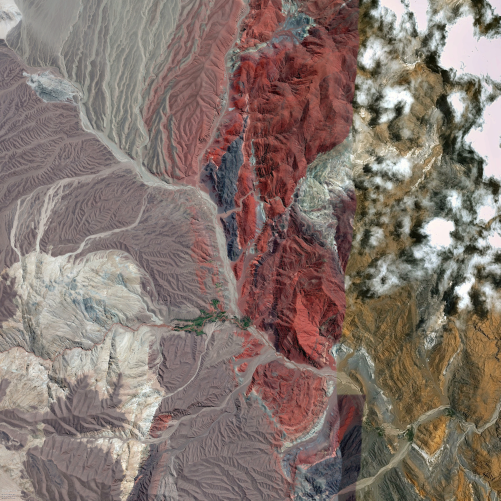
#> input picture src/img/atacamaTexture1001.png, 1001 x 1001 px, found by its file name (shown at 1/2 size)
$ python a_star_with_costmap.py
#> lines starting #> are read from the running program, lines starting #| are printed output that depends on the picture; after the words box and inside, x2 and y2 are one past the last pixel; in counts of white or black regions, pixels touching at a corner belong together
#> in main, img is the input picture: shape (1001, 1001, 3); mean B, G, R 109.8, 116.8, 132.3
#!/usr/bin/env python3
# -*- coding: utf-8 -*-
"""
Created on Thu Mar 21 00:01:09 2019

@author: shohei
"""
from functools import wraps
import time

import numpy as np
import math
import matplotlib.pyplot as plt
from mpl_toolkits.axes_grid1.axes_divider import make_axes_locatable
from mpl_toolkits.axes_grid1.colorbar import colorbar
import cv2

def stopWatch(func):
    @wraps(func)
    def wrapper(*args, **kargs):
        start = time.time()
        result = func(*args, **kargs)
        process_time = time.time() - start
        print(f"{func.__name__} requires {process_time} second")
        return result
    return wrapper

"""
image2reward
"""
def color_detect(img):
    # transform to HSV color space
    # Hue [0, 179], Saturation [0, 255], Value [0, 255]
    hsv = cv2.cvtColor(img, cv2.COLOR_BGR2HSV)
#> hsv: shape (1001, 1001, 3); mean H, S, V 47.4, 52.7, 133.3

    # red region 1
    hsv_min_red = np.array([0, 127, 0])
    hsv_max_red = np.array([30, 255, 255])
    mask1_red = cv2.inRange(hsv, hsv_min_red, hsv_max_red)
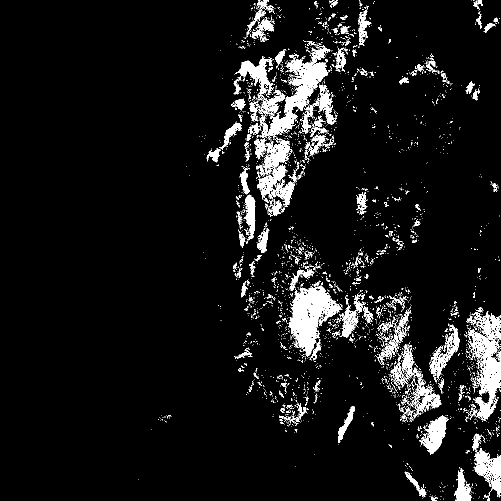
#> mask1_red: shape (1001, 1001) (shown at 1/2 size); 7% white; 3321 white regions (3098 under 20 px), largest, box (x1, y1, x2, y2) and area: (576, 561, 685, 714) 6981, (519, 91, 660, 276) 6618, (933, 614, 1001, 841) 6417
    # red region 2
    hsv_min_red = np.array([150, 127, 0])
    hsv_min_red = np.array([179, 255, 255])
    mask2_red = cv2.inRange(hsv, hsv_min_red, hsv_max_red)
#> mask2_red: shape (1001, 1001); every value is 0

    # light gray region 1
    hsv_min_lgray = np.array([0, 0, 160])
    hsv_max_lgray = np.array([100, 20, 255])
    mask1_lgray = cv2.inRange(hsv, hsv_min_lgray, hsv_max_lgray)
#> mask1_lgray: shape (1001, 1001); 9.3% white; 2438 white regions (2194 under 20 px), largest, box (x1, y1, x2, y2) and area: (48, 393, 326, 693) 19493, (741, 0, 949, 80) 5160, (213, 649, 319, 735) 4094
    # light gray region 2
    hsv_min_lgray = np.array([10, 0, 120])
    hsv_max_lgray = np.array([20, 50, 180])
    mask2_lgray = cv2.inRange(hsv, hsv_min_lgray, hsv_max_lgray)
#> mask2_lgray: shape (1001, 1001); 6.7% white in thin lines or dots

    # dark gray region
    hsv_min_dgray = np.array([85, 0, 0])
    hsv_max_dgray = np.array([140, 140, 140])
    mask_dgray = cv2.inRange(hsv, hsv_min_dgray, hsv_max_dgray)
#> mask_dgray: shape (1001, 1001); 2.7% white; 1075 white regions (986 under 20 px), largest, box (x1, y1, x2, y2) and area: (591, 849, 723, 1001) 8662, (408, 276, 486, 427) 5619, (448, 425, 485, 523) 1628

    # salmon pink region 1
    hsv_min_spink = np.array([0, 0, 110])
    hsv_max_spink = np.array([5, 110, 255])
    mask1_spink = cv2.inRange(hsv, hsv_min_spink, hsv_max_spink)
#> mask1_spink: shape (1001, 1001); 18.5% white; 6266 white regions (5835 under 20 px), largest, box (x1, y1, x2, y2) and area: (284, 0, 495, 391) 33968, (298, 648, 675, 1001) 28135, (275, 398, 451, 626) 13530
    # salmon pink region 2
    hsv_min_spink = np.array([175, 0, 110])
    hsv_max_spink = np.array([179, 110, 255])
    mask2_spink = cv2.inRange(hsv, hsv_min_spink, hsv_max_spink)
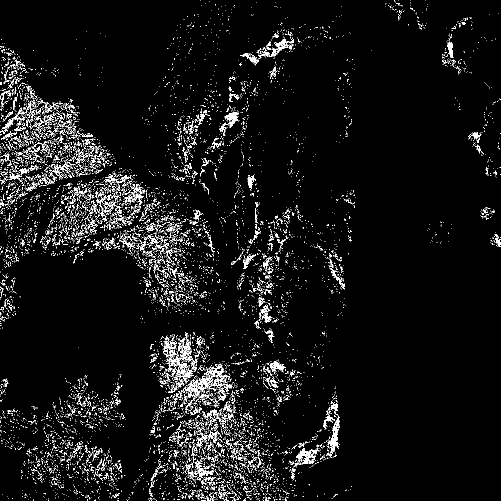
#> mask2_spink: shape (1001, 1001) (shown at 1/2 size); 5.1% white in thin lines or dots

    # white region
    hsv_min_white = np.array([0, 0, 200])
    hsv_max_white = np.array([360, 255, 255])
    mask_white = cv2.inRange(hsv, hsv_min_white, hsv_max_white)
#> mask_white: shape (1001, 1001); 6.9% white; 1899 white regions (1727 under 20 px), largest, box (x1, y1, x2, y2) and area: (876, 11, 1001, 166) 11092, (928, 191, 1001, 361) 6688, (743, 0, 861, 69) 4293

    # yellow region
    hsv_min_yellow = np.array([0, 75, 120])
    hsv_max_yellow = np.array([60, 150, 200])
    mask_yellow = cv2.inRange(hsv, hsv_min_yellow, hsv_max_yellow)
#> mask_yellow: shape (1001, 1001); 11.6% white; 2641 white regions (2345 under 20 px), largest, box (x1, y1, x2, y2) and area: (512, 66, 713, 287) 14734, (506, 728, 653, 872) 9873, (929, 609, 1001, 843) 8294

    # green region
    hsv_min_green = np.array([100, 150, 100])
    hsv_max_green = np.array([140, 255, 200])
    mask_green = cv2.inRange(hsv, hsv_min_green, hsv_max_green)

    #stars
    hsv_min_star = np.array([29,255,255])
    hsv_max_star = np.array([29,255,255])
    mask_star = cv2.inRange(hsv, hsv_min_star, hsv_max_star)

    return mask_star, mask1_red+mask2_red, mask1_lgray+mask2_lgray, mask_dgray, mask1_spink+mask2_spink, mask_white, mask_yellow, mask_green


"""
a star algorithm
"""
class Node:

    def __init__(self, x, y, cost, pind):
        self.x = x
        self.y = y
        self.cost = cost
        self.pind = pind # parent index


def calc_obstacle_map(rewardMatrix):
    obmap = (rewardMatrix == -5)
    # print(obmap.shape) (1048, 966) --> (1001, 1001)
    # print(obmap) ([[False, False, ..., False]...[False, ... , False]])

    return obmap


def get_motion_model():
    # motion primitive (column 0 & 1) + moving cost (column 2)
    motion = [[1, 0, 1],                # right
              [0, 1, 1],                # top
              [-1, 0, 1],               # left
              [0, -1, 1],               # bottom
              [-1, -1, math.sqrt(2)],   # bottom left
              [-1, 1, math.sqrt(2)],    # top left
              [1, -1, math.sqrt(2)],    # bottom right
              [1, 1, math.sqrt(2)],     # top rihgt
              ]

    return motion


# this function returns the 'key' of each openset component
def calc_index(node, xwidth, minx, miny):

    return (xwidth * node.y) + node.x


# in this code, the heuristic is the distance between ngoal & corresponding openset component
def calc_heuristic(n1, n2):
    # w is the weight of heuristic. So, this is the tuning parameter of this algorithm.
    w = 1
    d = w * math.sqrt((n1.x - n2.x)**2 + (n1.y - n2.y)**2)
    return d


def verify_node(node, obmap, minx, miny, maxx, maxy):
    if node.x < minx:
        return False
    elif node.y < miny:
        return False
    elif node.x >= maxx:
        return False
    elif node.y >= maxy:
        return False

    if obmap[node.x][node.y]:
        return False

    return True


def calc_final_path(ngoal, closedset, greso):
    # generate the final path
    rx, ry = [ngoal.x * greso], [ngoal.y * greso]
    pind = ngoal.pind
    while (pind != -1):
        n = closedset[pind]
        rx.append(n.x * greso)
        ry.append(n.y * greso)
        pind = n.pind

    return rx, ry


@stopWatch
def a_star_planning(sx, sy, gx, gy, rewardMatrix, greso, rs, xwidth, minx, miny, maxx, maxy):
    """
    sx:     start x coordinate [m]
    sy:     start y coordinate [m]
    gx:     goal x coordinate  [m]
    gy:     goal y coordinate  [m]
    rewardMatrix: represents the reward value of each grid (b/t -1 & 4)
    greso:  grid resolution  [m]
    rs:     robot size       [m]
    xwidth: x width [m]
    minx:   minimum x coordinate [m]
    miny:   minimum y coordinate [m]
    maxx:   maximum x coordinate [m]
    maxy:   maximum y coordinate [m]
    """

    """
    preparation
    """
    # cost map
    costMatrix = ((rewardMatrix * -1) + 10).flatten()

#    costMatrix[501000] = -1000


    # initialize the start & goal nodes
    nstart = Node(math.floor(sx/greso), math.floor(sy/greso), 0.0, -1)
    ngoal = Node(math.floor(gx/greso), math.floor(gy/greso), 0.0, -1)

    # create an obstacle map (in this np.array, if obstacle -> True, else -> False)
    obmap = calc_obstacle_map(rewardMatrix)

    # get_motion_model returns the motion-with-cost model in this simulation
    motion = get_motion_model()

    # make empty dictionary for openset and closedset
    openset, closedset = dict(), dict()

    # openset is a gigantic 1D dictionary.
    # in this dict, calc_index plays part in "key" connecting the node info (= xy index, cost, & parent index)
    openset[calc_index(nstart, xwidth, minx, miny)] = nstart
    print(calc_index(nstart, xwidth, minx, miny))

    """
    loop
    """
    while (True):
        # find a calc_index whose total cost (cost + heuristic cost) is minimum from 'openset'
        # openset[o].cost = distance from current node to node in openset
        # calc_heuristc = heuristic cost

        rewardWeight = 1

        c_id = min(openset, key=lambda o: openset[o].cost + rewardWeight*costMatrix[int(o)] + 0*calc_heuristic(ngoal, openset[o]))
        current = openset[c_id]
        #current.cost += costMatrix[int(calc_index(current, xwidth, minx, miny))]
        #print(current.cost)

        # check the terminal condition
        if (current.x == ngoal.x) and (current.y == ngoal.y):
            print("Find goal")

            ngoal.pind = current.pind
            ngoal.cost = current.cost
            break

        # delete the key, c_id, from openset (dictionary)
        del openset[c_id]
        # add current with the key, c_id, to closedset (this is also a dictionary)
        closedset[c_id] = current

        # consider the surrounding nodes of current node
        for i, _ in enumerate(motion):
              # these nodes' parent is current node
              node = Node(current.x + motion[i][0],
                          current.y + motion[i][1],
                          current.cost + motion[i][2], c_id)

              # also calculate the calc_index about surrounding nodes
              n_id = calc_index(node, xwidth, minx, miny)

              # if n_id is already in the closedset, just continue
              if n_id in closedset:
                  continue

              # if the surrounding node is obstacle, this node will not be included to openset...
              if not verify_node(node, obmap, minx, miny, maxx, maxy):
                  continue

              # if n_id is not already in the closedset, add it to openset
              if n_id not in openset:
                  openset[n_id] = node

              else:
                  # replace the parent index if the following condition is satisfied
                  if openset[n_id].cost >= node.cost:
                      openset[n_id] = node

    """
    calculate the final path
    """
    rx, ry = calc_final_path(ngoal, closedset, greso)

    """
    calculate the accumulated reward along the final path
    """
    rx = np.array(rx)
    ry = np.array(ry)
    gridx = rx / greso
    gridy = ry / greso

    rewardPath = []
    for w in range(len(gridx)-1):
        rewardPath.append(rewardMatrix[int(gridx[w])][int(gridy[w])])

    accumReward = np.sum(rewardPath)


    return rx, ry, costMatrix, accumReward


def main():
    #sys.path.remove('/opt/ros/kinetic/lib/python2.7/dist-packages')

    """
    image2reward
    """
    # initialization of image and rewardMatrix
    # 1001 * 1001 pixels
    image_file = 'atacamaTexture1001.png'
    img = cv2.imread(image_file)
    rewardMatrix = np.zeros((img.shape[0], img.shape[1]))

    # extract specific color pixels (each mask has 966*1048 pixels)
    mask_star, mask_red, mask_lgray, mask_dgray, mask_spink, mask_white, mask_yellow, mask_green = color_detect(img)
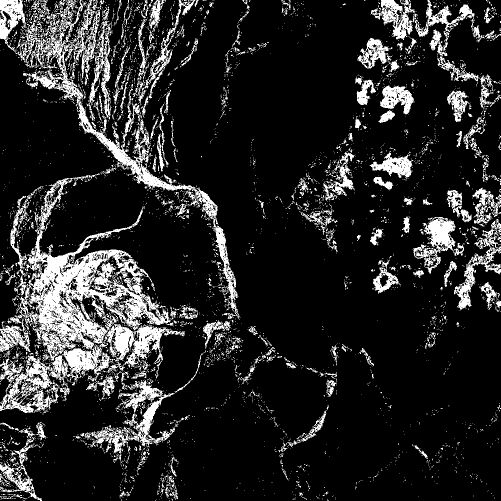
#> mask_lgray: shape (1001, 1001) (shown at 1/2 size); min 0, max 255, mean 39.1
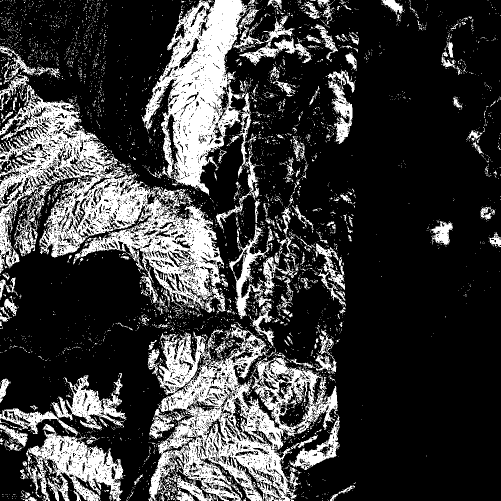
#> mask_spink: shape (1001, 1001) (shown at 1/2 size); 23.6% white; 4690 white regions (4425 under 20 px), largest, box (x1, y1, x2, y2) and area: (0, 169, 456, 626) 61925, (297, 648, 675, 1001) 52572, (284, 0, 519, 460) 39537

    # by using each mask, extract the specific color regions
    index_red = np.vstack((np.where(mask_red == 255)[0], np.where(mask_red == 255)[1]))
    index_lgray = np.vstack((np.where(mask_lgray == 255)[0], np.where(mask_lgray == 255)[1]))
    index_dgray = np.vstack((np.where(mask_dgray == 255)[0], np.where(mask_dgray == 255)[1]))
    index_spink = np.vstack((np.where(mask_spink == 255)[0], np.where(mask_spink == 255)[1]))
    index_white = np.vstack((np.where(mask_white == 255)[0], np.where(mask_white == 255)[1]))
    index_yellow = np.vstack((np.where(mask_yellow == 255)[0], np.where(mask_yellow == 255)[1]))
    index_green = np.vstack((np.where(mask_green == 255)[0], np.where(mask_green == 255)[1]))
#> index_green = empty array
    index_star = np.vstack((np.where(mask_star == 255)[0], np.where(mask_star == 255)[1]))
#> index_star = empty array

    # add reward values to the reward heatmap based on the above color (np.zeros((img.shape[0], img.shape[1])))
    for i in range(index_yellow.shape[1]):
        rewardMatrix[index_yellow[0][i]][index_yellow[1][i]] = 1

    for i in range(index_red.shape[1]):
        rewardMatrix[index_red[0][i]][index_red[1][i]] = -5
#> rewardMatrix: shape (1001, 1001) float64; min -5, max 1, mean -0.261

    for i in range(index_dgray.shape[1]):
        rewardMatrix[index_dgray[0][i]][index_dgray[1][i]] = -3
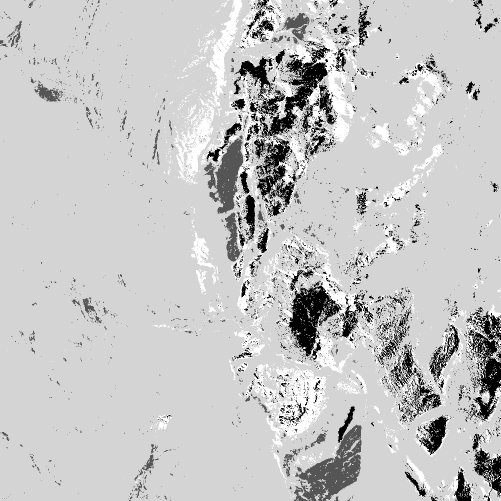
#> rewardMatrix: shape (1001, 1001) float64 (shown at 1/2 size); min -5, max 1, mean -0.343; drawn with min black and max white

    for i in range(index_spink.shape[1]):
        rewardMatrix[index_spink[0][i]][index_spink[1][i]] = -2

    for i in range(index_lgray.shape[1]):
        rewardMatrix[index_lgray[0][i]][index_lgray[1][i]] = 10
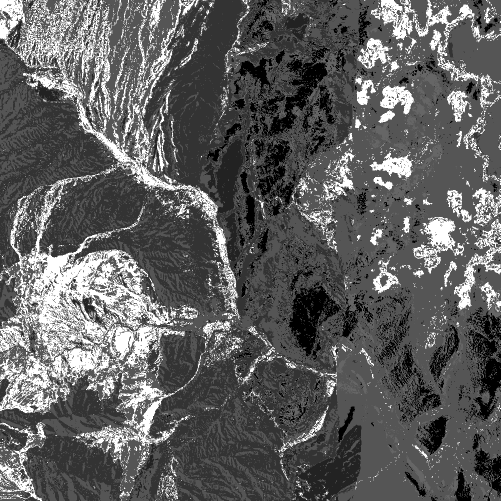
#> rewardMatrix: shape (1001, 1001) float64 (shown at 1/2 size); min -5, max 10, mean 0.628; drawn with min black and max white

    for i in range(index_white.shape[1]):
        rewardMatrix[index_white[0][i]][index_white[1][i]] = 2
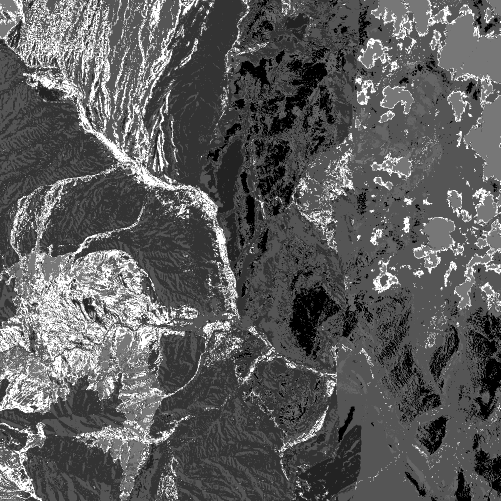
#> rewardMatrix: shape (1001, 1001) float64 (shown at 1/2 size); 6.91% of pixels changed, all inside (x1, y1, x2, y2) = (0, 0, 1001, 1001); drawn with min black and max white

    for i in range(index_green.shape[1]):
        rewardMatrix[index_green[0][i]][index_green[1][i]] = 5

    for i in range(index_star.shape[1]):
        rewardMatrix[index_star[0][i]][index_star[1][i]] = 50

    # from "pixel coordinate" to "xy coordinate"
    # below this line, we must use this 'rewardMatrix'
    rewardMatrix = rewardMatrix.T
    print(rewardMatrix.shape) # (1048, 966) --> (1001, 1001)
#| (1001, 1001)


    """
    a* algorithm
    """
    # initialization of the 2D grid environment
    # start coordinate
    sx = 50.0       # [m]
    sy = 50.0       # [m]
    # goal coordinate
    gx = 650.0      # [m]
    gy = 800.0     # [m]
    # grid property
    greso = 1.0     # [m]
    # robot size (assume the robot size is 2*2 meters)
    rs = 1.0        # [m]
    # size of the whole environment (values are calculated based on image pixels)
    minx = 0.0      # [m]
    maxx = 1001.0   # [m]
    miny = 0.0      # [m]
    maxy = 1001.0   # [m]

    xwidth = round(maxx - minx)
    #ywidth = round(maxy - miny)

    # execute a* algorithm which returns the optimal path
    rx, ry, costMatrix, accumReward = a_star_planning(sx, sy, gx, gy, rewardMatrix, greso, rs, xwidth, minx, miny, maxx, maxy)

    """
    plot
    """
    xgrid_show, ygrid_show = np.mgrid[minx:maxx+greso:greso, miny:maxy+greso:greso]

    fig = plt.figure(figsize=(20,20))

    ax1 = fig.add_subplot(121)
    ax1.set_xlim(minx - 1, maxx + 1); ax1.set_ylim(miny - 1, maxy + 1)
    ax1.set_aspect('equal')
    ax1.set_xlabel('x [m]'); ax1.set_ylabel('y [m]')
    ax1.set_title('Initial Heat Map with a* path plan')
    im1 = ax1.pcolor(xgrid_show, ygrid_show, rewardMatrix.T, cmap='plasma', vmin=-5.0, vmax=10.0)
    ax1_divider = make_axes_locatable(ax1)
    cax1 = ax1_divider.append_axes("right", size="7%", pad="2%")
    fig.colorbar(im1, cax=cax1)
    ax1.plot(sx, sy, c='darkgreen', marker='x')
    ax1.plot(gx, gy, c='darkgreen', marker='o')
    ax1.plot(rx, ry, "-k", linewidth=3)
    ax1.text(600, 950, "total reward: " + str(int(accumReward)), size = 15, weight="bold", color = "w" )


    ax2 = fig.add_subplot(122)
    ax2.set_xlim(minx - 1, maxx + 1); ax2.set_ylim(miny - 1, maxy + 1)
    ax2.set_aspect('equal')
    ax2.set_xlabel('x [m]'); ax2.set_ylabel('y [m]')
    ax2.set_title('Initial Cost Map')
    dispcostMatrix = np.reshape(costMatrix, (rewardMatrix.shape[0], rewardMatrix.shape[1]))
    im2 = ax2.pcolor(xgrid_show, ygrid_show, dispcostMatrix.T, cmap='viridis', vmin= 0, vmax=15.0)
    ax2_divider = make_axes_locatable(ax2)
    cax2 = ax2_divider.append_axes("right", size="7%", pad="2%")
    fig.colorbar(im2, cax=cax2)
# [4 lines of commented-out code are left out]
    ax2.plot(rx, ry, "-k", linewidth=3)
#    ax2.plot(highreward_x, highreward_y, c='orange', marker='*', markersize=15)

    plt.savefig('a*_path_plan_based_on_reward.jpg')

if __name__ == '__main__':
#> (the run stopped early here; a loop or call above may not have finished)
